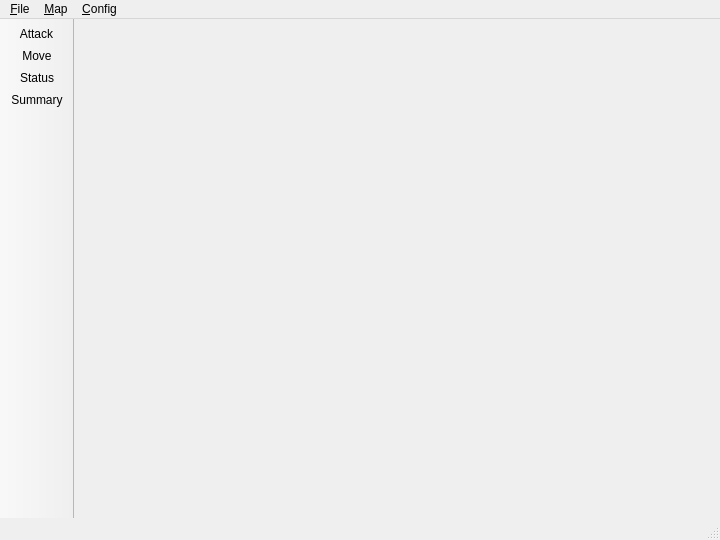
<?xml version="1.0" encoding="UTF-8"?>
<ui version="4.0">
 <class>MainWindow</class>
 <widget class="QMainWindow" name="MainWindow">
  <property name="geometry">
   <rect>
    <x>0</x>
    <y>0</y>
    <width>720</width>
    <height>540</height>
   </rect>
  </property>
  <property name="sizePolicy">
   <sizepolicy hsizetype="Fixed" vsizetype="Fixed">
    <horstretch>0</horstretch>
    <verstretch>0</verstretch>
   </sizepolicy>
  </property>
  <property name="minimumSize">
   <size>
    <width>720</width>
    <height>540</height>
   </size>
  </property>
  <property name="maximumSize">
   <size>
    <width>720</width>
    <height>540</height>
   </size>
  </property>
  <property name="windowTitle">
   <string>Duel Reality: 2D Tactical Combat for 16.553</string>
  </property>
  <property name="styleSheet">
   <string notr="true"/>
  </property>
  <widget class="QWidget" name="centralWidget">
   <layout class="QHBoxLayout" name="horizontalLayout_2">
    <item>
     <layout class="QHBoxLayout" name="horizontalLayout">
      <property name="spacing">
       <number>0</number>
      </property>
      <property name="sizeConstraint">
       <enum>QLayout::SetNoConstraint</enum>
      </property>
     </layout>
    </item>
   </layout>
  </widget>
  <widget class="QMenuBar" name="menuBar">
   <property name="geometry">
    <rect>
     <x>0</x>
     <y>0</y>
     <width>720</width>
     <height>21</height>
    </rect>
   </property>
   <widget class="QMenu" name="menuFile">
    <property name="title">
     <string>&amp;File</string>
    </property>
    <addaction name="action_New_Game"/>
    <addaction name="action_Save_Game"/>
    <addaction name="action_Load_Game"/>
    <addaction name="separator"/>
    <addaction name="actionE_xit"/>
   </widget>
   <widget class="QMenu" name="menu_Map">
    <property name="title">
     <string>&amp;Map</string>
    </property>
    <addaction name="actionAdd_Friendly_Unit"/>
    <addaction name="actionAdd_Enemy_Unit"/>
    <addaction name="separator"/>
    <addaction name="action_Load_New_Map"/>
   </widget>
   <widget class="QMenu" name="menu_Config">
    <property name="title">
     <string>&amp;Config</string>
    </property>
    <addaction name="actionOptions"/>
   </widget>
   <addaction name="menuFile"/>
   <addaction name="menu_Map"/>
   <addaction name="menu_Config"/>
  </widget>
  <widget class="QToolBar" name="mainToolBar">
   <property name="movable">
    <bool>false</bool>
   </property>
   <attribute name="toolBarArea">
    <enum>LeftToolBarArea</enum>
   </attribute>
   <attribute name="toolBarBreak">
    <bool>false</bool>
   </attribute>
   <addaction name="actionATK"/>
   <addaction name="actionMOV"/>
   <addaction name="actionSTATUS"/>
   <addaction name="actionSummary"/>
  </widget>
  <widget class="QStatusBar" name="statusBar"/>
  <action name="actionE_xit">
   <property name="text">
    <string>E&amp;xit</string>
   </property>
  </action>
  <action name="action_Load_Game">
   <property name="text">
    <string>&amp;Load Game</string>
   </property>
  </action>
  <action name="action_Save_Game">
   <property name="text">
    <string>&amp;Save Game</string>
   </property>
  </action>
  <action name="action_Load_New_Map">
   <property name="text">
    <string>&amp;Load New Map</string>
   </property>
  </action>
  <action name="actionAdd_Friendly_Unit">
   <property name="text">
    <string>Add &amp;Friendly Unit</string>
   </property>
  </action>
  <action name="actionAdd_Enemy_Unit">
   <property name="text">
    <string>Add &amp;Enemy Unit</string>
   </property>
  </action>
  <action name="action_New_Game">
   <property name="text">
    <string>&amp;New Game</string>
   </property>
  </action>
  <action name="actionOptions">
   <property name="text">
    <string>&amp;Options</string>
   </property>
  </action>
  <action name="actionATK">
   <property name="text">
    <string>Attack</string>
   </property>
   <property name="toolTip">
    <string>Attack</string>
   </property>
  </action>
  <action name="actionMOV">
   <property name="text">
    <string>Move</string>
   </property>
   <property name="toolTip">
    <string>Move Unit</string>
   </property>
  </action>
  <action name="actionSTATUS">
   <property name="text">
    <string>Status</string>
   </property>
   <property name="toolTip">
    <string>Show Unit Status</string>
   </property>
  </action>
  <action name="actionSummary">
   <property name="text">
    <string>Summary</string>
   </property>
   <property name="toolTip">
    <string>Game Summary</string>
   </property>
  </action>
 </widget>
 <layoutdefault spacing="6" margin="11"/>
 <resources/>
 <connections/>
</ui>
